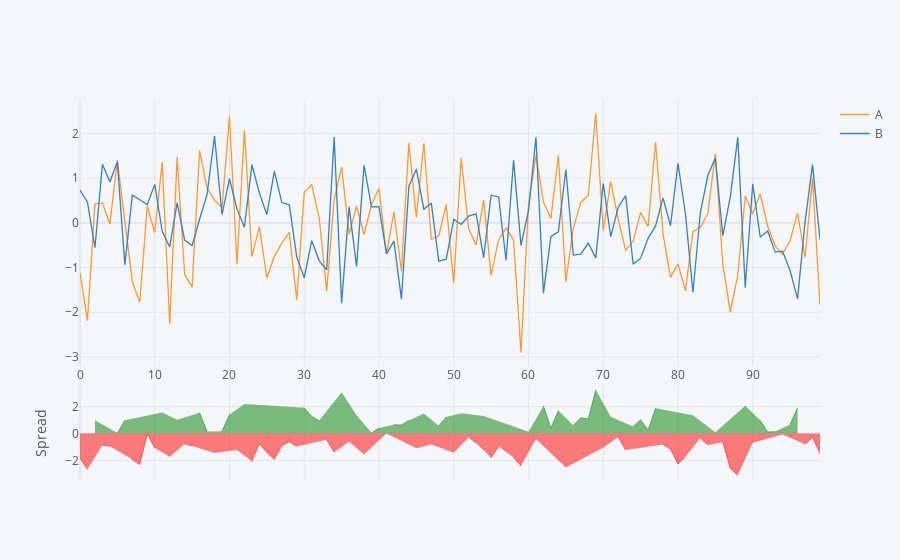

The notebook cell saved with this chart:
### Code cell
df[['A','B',]].iplot(kind='spread')
